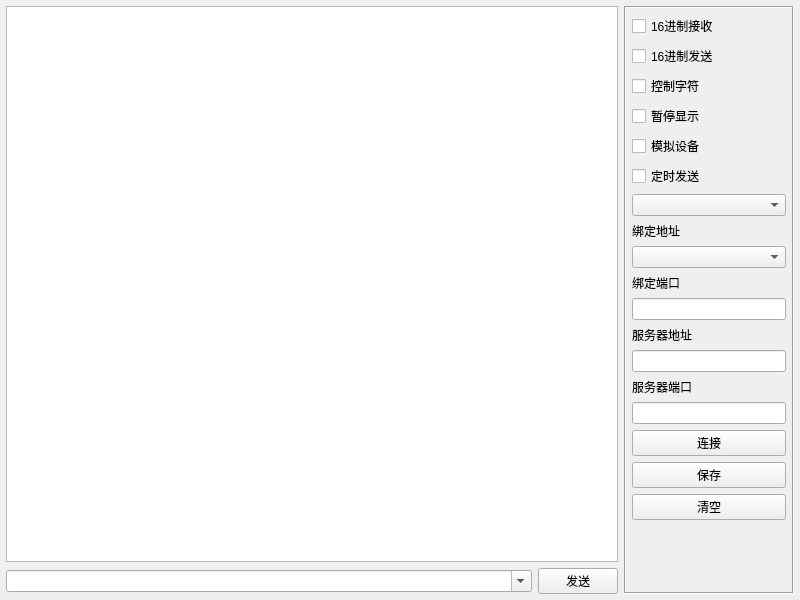
<?xml version="1.0" encoding="UTF-8"?>
<ui version="4.0">
 <class>frmTcpClient</class>
 <widget class="QWidget" name="frmTcpClient">
  <property name="geometry">
   <rect>
    <x>0</x>
    <y>0</y>
    <width>800</width>
    <height>600</height>
   </rect>
  </property>
  <property name="windowTitle">
   <string>Form</string>
  </property>
  <layout class="QGridLayout" name="gridLayout">
   <property name="leftMargin">
    <number>6</number>
   </property>
   <property name="topMargin">
    <number>6</number>
   </property>
   <property name="rightMargin">
    <number>6</number>
   </property>
   <property name="bottomMargin">
    <number>6</number>
   </property>
   <item row="0" column="0">
    <widget class="QTextEdit" name="txtMain">
     <property name="readOnly">
      <bool>true</bool>
     </property>
    </widget>
   </item>
   <item row="0" column="1" rowspan="2">
    <widget class="QFrame" name="frame">
     <property name="minimumSize">
      <size>
       <width>170</width>
       <height>0</height>
      </size>
     </property>
     <property name="maximumSize">
      <size>
       <width>170</width>
       <height>16777215</height>
      </size>
     </property>
     <property name="frameShape">
      <enum>QFrame::Box</enum>
     </property>
     <property name="frameShadow">
      <enum>QFrame::Sunken</enum>
     </property>
     <layout class="QVBoxLayout" name="verticalLayout">
      <property name="leftMargin">
       <number>6</number>
      </property>
      <property name="topMargin">
       <number>6</number>
      </property>
      <property name="rightMargin">
       <number>6</number>
      </property>
      <property name="bottomMargin">
       <number>6</number>
      </property>
      <item>
       <widget class="QCheckBox" name="ckHexReceive">
        <property name="text">
         <string>16进制接收</string>
        </property>
       </widget>
      </item>
      <item>
       <widget class="QCheckBox" name="ckHexSend">
        <property name="text">
         <string>16进制发送</string>
        </property>
       </widget>
      </item>
      <item>
       <widget class="QCheckBox" name="ckAscii">
        <property name="text">
         <string>控制字符</string>
        </property>
       </widget>
      </item>
      <item>
       <widget class="QCheckBox" name="ckShow">
        <property name="text">
         <string>暂停显示</string>
        </property>
       </widget>
      </item>
      <item>
       <widget class="QCheckBox" name="ckDebug">
        <property name="text">
         <string>模拟设备</string>
        </property>
       </widget>
      </item>
      <item>
       <widget class="QCheckBox" name="ckAutoSend">
        <property name="text">
         <string>定时发送</string>
        </property>
       </widget>
      </item>
      <item>
       <widget class="QComboBox" name="cboxInterval"/>
      </item>
      <item>
       <widget class="QLabel" name="labBindIP">
        <property name="text">
         <string>绑定地址</string>
        </property>
       </widget>
      </item>
      <item>
       <widget class="QComboBox" name="cboxBindIP"/>
      </item>
      <item>
       <widget class="QLabel" name="labBindPort">
        <property name="text">
         <string>绑定端口</string>
        </property>
       </widget>
      </item>
      <item>
       <widget class="QLineEdit" name="txtBindPort"/>
      </item>
      <item>
       <widget class="QLabel" name="labServerIP">
        <property name="text">
         <string>服务器地址</string>
        </property>
       </widget>
      </item>
      <item>
       <widget class="QLineEdit" name="txtServerIP"/>
      </item>
      <item>
       <widget class="QLabel" name="labServerPort">
        <property name="text">
         <string>服务器端口</string>
        </property>
       </widget>
      </item>
      <item>
       <widget class="QLineEdit" name="txtServerPort"/>
      </item>
      <item>
       <widget class="QPushButton" name="btnConnect">
        <property name="text">
         <string>连接</string>
        </property>
       </widget>
      </item>
      <item>
       <widget class="QPushButton" name="btnSave">
        <property name="text">
         <string>保存</string>
        </property>
       </widget>
      </item>
      <item>
       <widget class="QPushButton" name="btnClear">
        <property name="text">
         <string>清空</string>
        </property>
       </widget>
      </item>
      <item>
       <spacer name="spacer">
        <property name="orientation">
         <enum>Qt::Vertical</enum>
        </property>
        <property name="sizeHint" stdset="0">
         <size>
          <width>20</width>
          <height>40</height>
         </size>
        </property>
       </spacer>
      </item>
     </layout>
    </widget>
   </item>
   <item row="1" column="0">
    <widget class="QWidget" name="widget" native="true">
     <layout class="QHBoxLayout" name="layTcpClient">
      <property name="leftMargin">
       <number>0</number>
      </property>
      <property name="topMargin">
       <number>0</number>
      </property>
      <property name="rightMargin">
       <number>0</number>
      </property>
      <property name="bottomMargin">
       <number>0</number>
      </property>
      <item>
       <widget class="QComboBox" name="cboxData">
        <property name="sizePolicy">
         <sizepolicy hsizetype="Ignored" vsizetype="Fixed">
          <horstretch>0</horstretch>
          <verstretch>0</verstretch>
         </sizepolicy>
        </property>
        <property name="editable">
         <bool>true</bool>
        </property>
       </widget>
      </item>
      <item>
       <widget class="QPushButton" name="btnSend">
        <property name="minimumSize">
         <size>
          <width>80</width>
          <height>0</height>
         </size>
        </property>
        <property name="maximumSize">
         <size>
          <width>80</width>
          <height>16777215</height>
         </size>
        </property>
        <property name="text">
         <string>发送</string>
        </property>
       </widget>
      </item>
     </layout>
    </widget>
   </item>
  </layout>
 </widget>
 <tabstops>
  <tabstop>txtMain</tabstop>
  <tabstop>cboxData</tabstop>
  <tabstop>btnSend</tabstop>
  <tabstop>ckHexReceive</tabstop>
  <tabstop>ckHexSend</tabstop>
  <tabstop>ckAscii</tabstop>
  <tabstop>ckShow</tabstop>
  <tabstop>ckDebug</tabstop>
  <tabstop>ckAutoSend</tabstop>
  <tabstop>cboxInterval</tabstop>
  <tabstop>cboxBindIP</tabstop>
  <tabstop>txtBindPort</tabstop>
  <tabstop>txtServerIP</tabstop>
  <tabstop>txtServerPort</tabstop>
  <tabstop>btnConnect</tabstop>
  <tabstop>btnSave</tabstop>
  <tabstop>btnClear</tabstop>
 </tabstops>
 <resources/>
 <connections/>
</ui>
